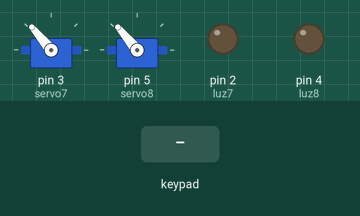
Simulated run of this sketch. Board: Arduino Uno, built with avr-gcc and run on an emulated ATmega328P. Parts: 2 × servo, output pins drawn as LEDs (lit = HIGH). Inputs (shaded band) come from the test bench. What the sketch prints to the serial monitor is not drawn.

Above: at 1.2 s.
1.3 s: key '7' pressed
At 2.8 s:
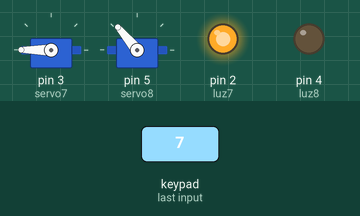
4.3 s: key '8' pressed
At 7.5 s:
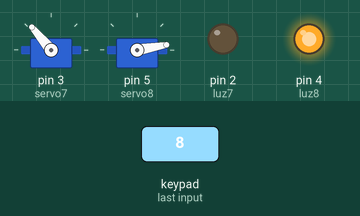
Timing chart, 0 to 12.8 s (numbered marks = the images above; inputs shaded):
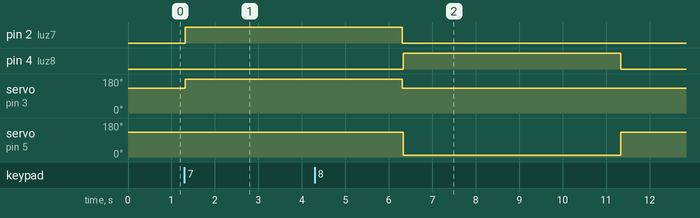

The sketch:

keypad_servo_luz.ino
```cpp
///home/antonio/Escritorio/github/casa-domotica/código/rfid_servo_luz
//pines-casa7---servo(servo7)=3, luz(luz7)=2, keypad: filas(1=pin13, 2=pin12, 3=pin11) columnas(5=pin10, 6=pin9, 7=pin8)
//pines-casa8---servo(servo8)=5, luz(luz8)=4, keypad: filas(1=pin13, 2=pin12, 3=pin11) columnas(5=pin10, 6=pin9, 7=pin8)


#include <Servo.h>
#include <Keypad.h>

/*Variables de las casas controladas por keypad*/
const byte rowsCount = 3;
const byte columsCount = 3;

char keys[rowsCount][columsCount] = {
   { '1','2','3' },
   { '4','5','6' },
   { '7','8','9' }
};
const byte rowPins[rowsCount] = { 13, 12, 11 };
const byte columnPins[columsCount] = { 10, 9, 8 };

Keypad keypad = Keypad(makeKeymap(keys), rowPins, columnPins, rowsCount, columsCount);

Servo servo7;
int luz7=2;
Servo servo8;
int luz8=4;


void setup() {

  Serial.begin(9600);
  /*COnfiguración de la casas controladas por keypad*/
  servo7.attach(3);
  servo7.write(10);
  pinMode(luz7,OUTPUT);
  digitalWrite(luz7,LOW);
  servo8.attach(5);
  servo8.write(10);
  pinMode(luz8,OUTPUT);
  digitalWrite(luz8,LOW);

}

void loop() {
  char key = keypad.getKey();
  Serial.println(key);
   if (key=='7') {
    casa7();
   }
   else if(key=='8'){
    casa8();
   }
   else{
    nada();
   }
}


void casa7(){
  servo7.write(280);
  digitalWrite(luz7,HIGH);
  delay(5000);
  servo7.write(100);
  digitalWrite(luz7,LOW);
}

void casa8(){
  servo8.write(10);
  digitalWrite(luz8,HIGH);
  delay(5000);
  servo8.write(100);
  digitalWrite(luz8,LOW);
}


void nada(){
  servo7.write(130);
  digitalWrite(luz7,LOW);
  servo8.write(130);
  digitalWrite(luz8,LOW);
}
```

Measured:
- after the input at 1.3 s, pin 2 (luz7): LOW → HIGH at once; servo on pin 3 (servo7): 130° → 180° at once
- after the input at 4.3 s, pin 4 (luz8): LOW → HIGH after 2.0 s, → LOW 5.0 s later; servo on pin 5 (servo8): 130° → 10° after 2.0 s, → 130° 5.0 s later
